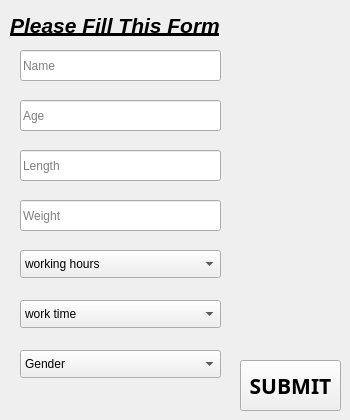
    <widget class="QWidget" name="tab_2">
     <attribute name="title">
      <string>p.inf</string>
     </attribute>
     <widget class="QLineEdit" name="age">
      <property name="geometry">
       <rect>
        <x>20</x>
        <y>100</y>
        <width>201</width>
        <height>31</height>
       </rect>
      </property>
      <property name="cursor">
       <cursorShape>IBeamCursor</cursorShape>
      </property>
      <property name="toolTip">
       <string>+18</string>
      </property>
      <property name="inputMask">
       <string/>
      </property>
      <property name="text">
       <string/>
      </property>
      <property name="placeholderText">
       <string>Age</string>
      </property>
     </widget>
     <widget class="QLabel" name="label_4">
      <property name="geometry">
       <rect>
        <x>10</x>
        <y>10</y>
        <width>261</width>
        <height>31</height>
       </rect>
      </property>
      <property name="font">
       <font>
        <pointsize>16</pointsize>
        <weight>75</weight>
        <italic>true</italic>
        <bold>true</bold>
        <underline>true</underline>
       </font>
      </property>
      <property name="text">
       <string>Please Fill This Form</string>
      </property>
     </widget>
     <widget class="QLineEdit" name="weight">
      <property name="geometry">
       <rect>
        <x>20</x>
        <y>200</y>
        <width>201</width>
        <height>31</height>
       </rect>
      </property>
      <property name="cursor">
       <cursorShape>IBeamCursor</cursorShape>
      </property>
      <property name="inputMask">
       <string/>
      </property>
      <property name="text">
       <string/>
      </property>
      <property name="placeholderText">
       <string>Weight</string>
      </property>
     </widget>
     <widget class="QLineEdit" name="length">
      <property name="geometry">
       <rect>
        <x>20</x>
        <y>150</y>
        <width>201</width>
        <height>31</height>
       </rect>
      </property>
      <property name="cursor">
       <cursorShape>IBeamCursor</cursorShape>
      </property>
      <property name="inputMask">
       <string/>
      </property>
      <property name="text">
       <string/>
      </property>
      <property name="placeholderText">
       <string>Length</string>
      </property>
     </widget>
     <widget class="QLineEdit" name="name">
      <property name="geometry">
       <rect>
        <x>20</x>
        <y>50</y>
        <width>201</width>
        <height>31</height>
       </rect>
      </property>
      <property name="cursor">
       <cursorShape>IBeamCursor</cursorShape>
      </property>
      <property name="toolTip">
       <string>Liss than 10 Charactars</string>
      </property>
      <property name="inputMask">
       <string/>
      </property>
      <property name="text">
       <string/>
      </property>
      <property name="placeholderText">
       <string>Name</string>
      </property>
     </widget>
     <widget class="QComboBox" name="comboBox">
      <property name="geometry">
       <rect>
        <x>20</x>
        <y>250</y>
        <width>201</width>
        <height>28</height>
       </rect>
      </property>
      <item>
       <property name="text">
        <string>working hours</string>
       </property>
      </item>
      <item>
       <property name="text">
        <string>6</string>
       </property>
      </item>
      <item>
       <property name="text">
        <string>7</string>
       </property>
      </item>
      <item>
       <property name="text">
        <string>8</string>
       </property>
      </item>
      <item>
       <property name="text">
        <string>9</string>
       </property>
      </item>
      <item>
       <property name="text">
        <string>10</string>
       </property>
      </item>
      <item>
       <property name="text">
        <string>11</string>
       </property>
      </item>
      <item>
       <property name="text">
        <string>12</string>
       </property>
      </item>
     </widget>
     <widget class="QComboBox" name="comboBox_2">
      <property name="geometry">
       <rect>
        <x>20</x>
        <y>300</y>
        <width>201</width>
        <height>28</height>
       </rect>
      </property>
      <property name="acceptDrops">
       <bool>false</bool>
      </property>
      <property name="accessibleName">
       <string/>
      </property>
      <item>
       <property name="text">
        <string>work time</string>
       </property>
      </item>
      <item>
       <property name="text">
        <string>Morning</string>
       </property>
      </item>
      <item>
       <property name="text">
        <string>Night</string>
       </property>
      </item>
     </widget>
     <widget class="QPushButton" name="pushButton">
      <property name="geometry">
       <rect>
        <x>240</x>
        <y>360</y>
        <width>101</width>
        <height>51</height>
       </rect>
      </property>
      <property name="font">
       <font>
        <family>Ubuntu Mono</family>
        <pointsize>16</pointsize>
        <weight>75</weight>
        <bold>true</bold>
       </font>
      </property>
      <property name="text">
       <string>SUBMIT</string>
      </property>
     </widget>
     <widget class="QComboBox" name="comboBox_3">
      <property name="geometry">
       <rect>
        <x>20</x>
        <y>350</y>
        <width>201</width>
        <height>28</height>
       </rect>
      </property>
      <property name="acceptDrops">
       <bool>false</bool>
      </property>
      <property name="accessibleName">
       <string/>
      </property>
      <item>
       <property name="text">
        <string>Gender</string>
       </property>
      </item>
      <item>
       <property name="text">
        <string>Male</string>
       </property>
      </item>
      <item>
       <property name="text">
        <string>Female</string>
       </property>
      </item>
     </widget>
    </widget>
